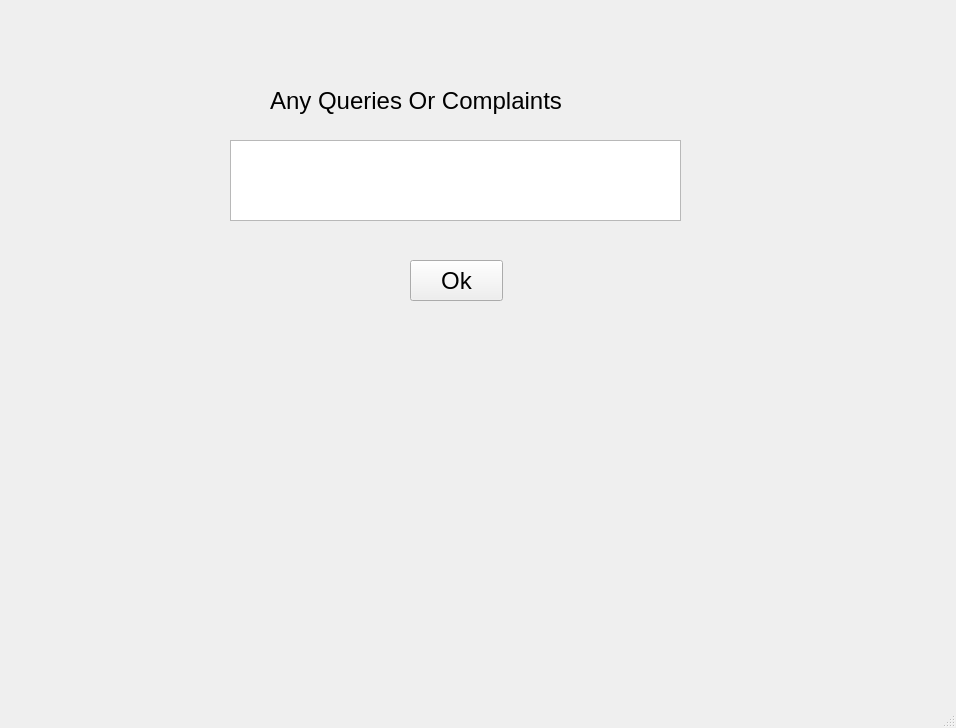
<?xml version="1.0" encoding="UTF-8"?>
<ui version="4.0">
 <class>donepage</class>
 <widget class="QMainWindow" name="donepage">
  <property name="geometry">
   <rect>
    <x>0</x>
    <y>0</y>
    <width>956</width>
    <height>728</height>
   </rect>
  </property>
  <property name="windowTitle">
   <string>MainWindow</string>
  </property>
  <widget class="QWidget" name="centralwidget">
   <widget class="QLabel" name="label_15">
    <property name="geometry">
     <rect>
      <x>270</x>
      <y>80</y>
      <width>371</width>
      <height>41</height>
     </rect>
    </property>
    <property name="font">
     <font>
      <pointsize>18</pointsize>
     </font>
    </property>
    <property name="text">
     <string>Any Queries Or Complaints</string>
    </property>
   </widget>
   <widget class="QPushButton" name="ok">
    <property name="geometry">
     <rect>
      <x>410</x>
      <y>260</y>
      <width>93</width>
      <height>41</height>
     </rect>
    </property>
    <property name="font">
     <font>
      <pointsize>18</pointsize>
     </font>
    </property>
    <property name="text">
     <string>Ok</string>
    </property>
   </widget>
   <widget class="QTextEdit" name="textEdit">
    <property name="geometry">
     <rect>
      <x>230</x>
      <y>140</y>
      <width>451</width>
      <height>81</height>
     </rect>
    </property>
   </widget>
  </widget>
  <widget class="QStatusBar" name="statusbar"/>
 </widget>
 <resources/>
 <connections/>
</ui>
